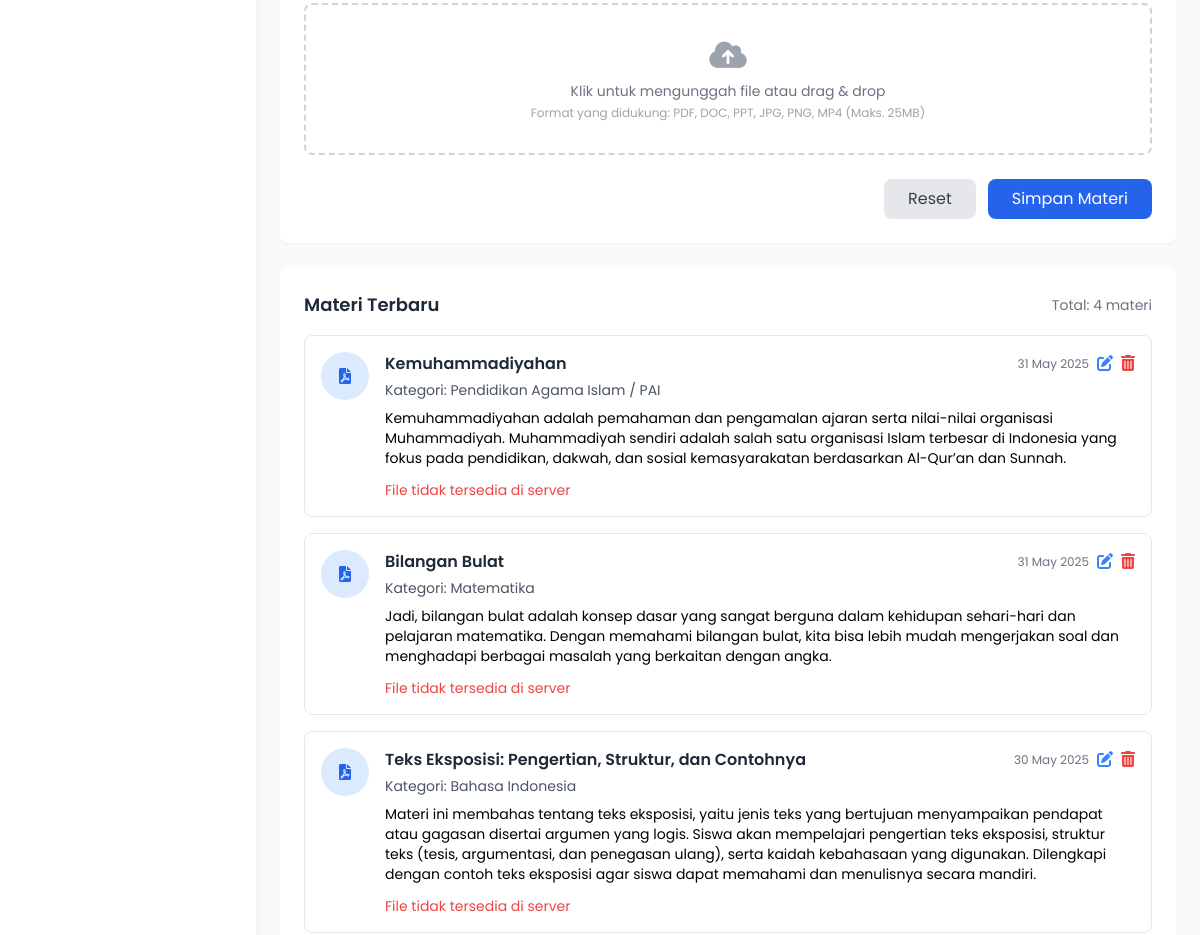
The page /public/admin/tambah_materi.php (middle part) on the database as committed earlier.
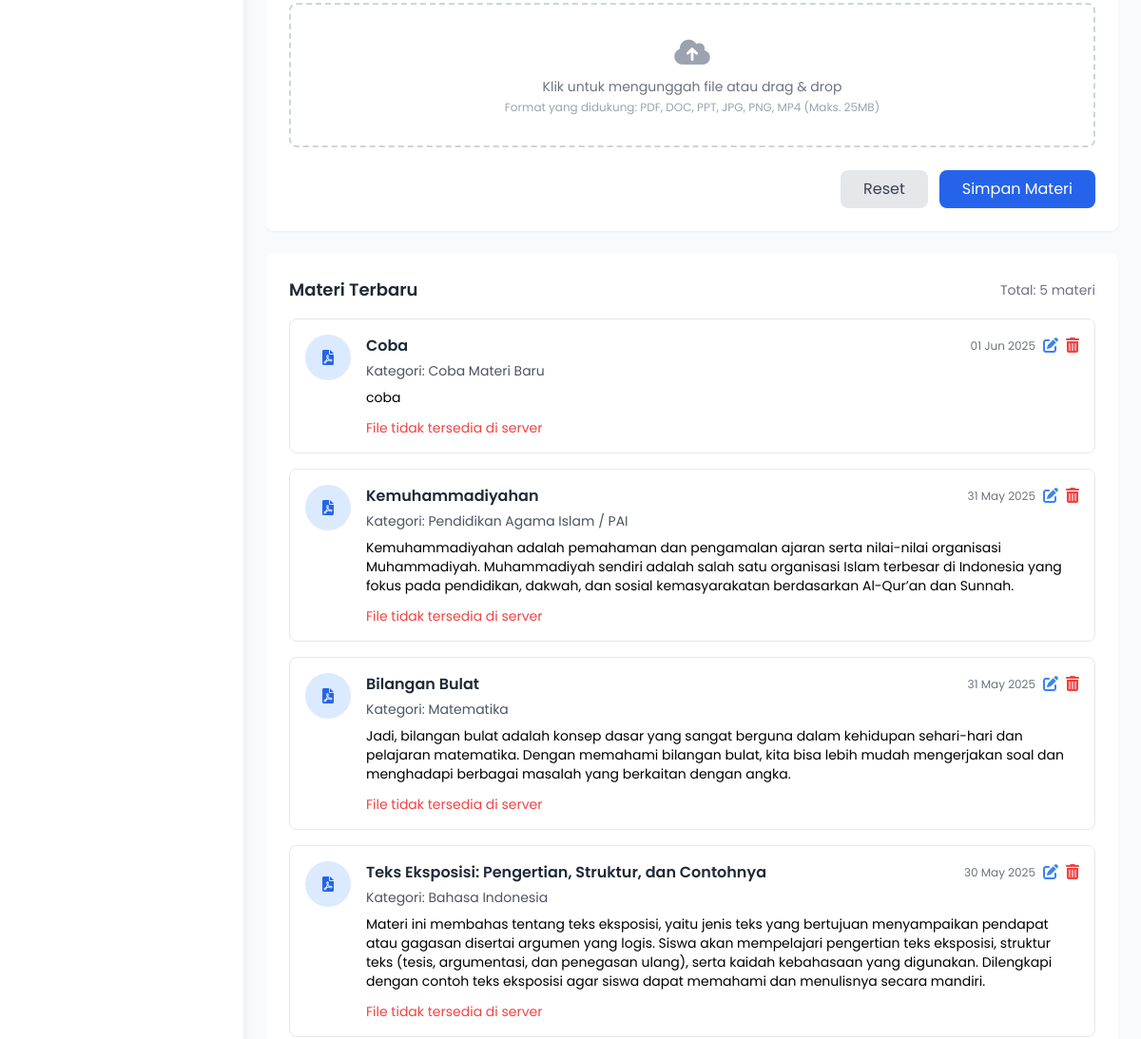
The same page on the database as committed later.
### tables this page shows
CREATE TABLE `materials` (
  `id` int(11) NOT NULL,
  `title` varchar(255) NOT NULL,
  `category` varchar(100) DEFAULT NULL,
  `content` text DEFAULT NULL,
  `file_path` varchar(255) DEFAULT NULL,
  `created_at` timestamp NOT NULL DEFAULT current_timestamp()
);

### public/admin/tambah_materi.php (the view, shortened to what the changed rows need)
<?php
$host = getenv('MYSQLHOST') ?: 'localhost';
$dbname = getenv('MYSQL_DATABASE') ?: 'smpm29';
$password = getenv('MYSQL_ROOT_PASSWORD') ?: '';
$mysqli = new mysqli($host, $user, $password, $dbname);
$sql = "SELECT * FROM materials ORDER BY created_at DESC LIMIT 10";
$result = $mysqli->query($sql);
?>
<!DOCTYPE html>
<html lang="id">
<head>
    <script src="https://cdn.tailwindcss.com"></script>
    <link rel="stylesheet" href="https://cdnjs.cloudflare.com/ajax/libs/font-awesome/6.0.0-beta3/css/all.min.css">
</head>
<body>
<div class="flex">
    <div class="ml-64 w-full p-6">
        <div class="bg-white rounded-lg shadow-sm p-6">
            <div class="flex justify-between items-center mb-4">
                <h2 class="text-lg font-semibold text-gray-800">Materi Terbaru</h2>
                <span class="text-sm text-gray-500">Total: <?php echo $result ? $result->num_rows : 0; ?> materi</span>
            </div>
            <?php if ($result && $result->num_rows > 0): ?>
                <?php while($row = $result->fetch_assoc()): ?>
                    <div class="border border-gray-200 rounded-lg p-4 mb-4 hover:shadow-md transition-shadow">
                        <div class="flex">
                            <div class="bg-blue-100 p-3 rounded-full h-12 w-12 flex items-center justify-center mr-4">
                                <?php
                                $filePath = $row['file_path'];
                                $ext = $filePath ? strtolower(pathinfo($filePath, PATHINFO_EXTENSION)) : '';
                                if (in_array($ext, ['pdf'])) {
                                    echo '<i class="fas fa-file-pdf text-blue-600"></i>';
                                } elseif (in_array($ext, ['doc', 'docx'])) {
                                    echo '<i class="fas fa-file-word text-blue-600"></i>';
                                } elseif (in_array($ext, ['ppt', 'pptx'])) {
                                    echo '<i class="fas fa-file-powerpoint text-blue-600"></i>';
                                } elseif (in_array($ext, ['jpg', 'jpeg', 'png', 'gif'])) {
                                    echo '<i class="fas fa-file-image text-blue-600"></i>';
                                } elseif (in_array($ext, ['mp4', 'mov', 'avi'])) {
                                    echo '<i class="fas fa-file-video text-blue-600"></i>';
                                } else {
                                    echo '<i class="fas fa-book-open text-blue-600"></i>';
                                }
                                ?>
                            </div>
                            <div class="flex-1">
                                <div class="flex justify-between">
                                    <h3 class="font-semibold text-gray-800"><?php echo htmlspecialchars($row['title']); ?></h3>
                                    <div class="flex items-center space-x-2">
                                        <span class="text-xs text-gray-500"><?php echo date('d M Y', strtotime($row['created_at'])); ?></span>
                                        <div class="flex space-x-2">
                                            <a href="edit_materi.php?id=<?php echo $row['id']; ?>" class="text-blue-500 hover:text-blue-700 action-btn" title="Edit">
                                                <i class="fas fa-edit"></i>
                                            </a>
                                            <a href="tambah_materi.php?delete_id=<?php echo $row['id']; ?>" class="text-red-500 hover:text-red-700 action-btn" title="Hapus" onclick="return confirm('Apakah Anda yakin ingin menghapus materi ini?')">
                                                <i class="fas fa-trash-alt"></i>
                                            </a>
                                        </div>
                                    </div>
                                </div>
                                <p class="text-sm text-gray-600 mt-1">Kategori: <?php echo htmlspecialchars($row['category'] ?? 'Umum'); ?></p>
                                <p class="gray-700 mt-2 text-sm"><?php echo nl2br(htmlspecialchars($row['content'])); ?></p>
                                <?php if (!empty($row['file_path'])): ?>
                                    <?php
                                    $fullPath = __DIR__ . '/uploads/' . $row['file_path'];
                                    if (file_exists($fullPath)) {
                                        $fileSize = filesize($fullPath);
                                        $fileUrl = 'uploads/' . $row['file_path'];
                                    ?>
                                        <div class="mt-3">
                                            <div class="flex items-center space-x-4">
                                                <a href="<?= htmlspecialchars($fileUrl) ?>" download class="text-sm text-blue-600 hover:underline flex items-center">
                                                    <i class="fas fa-download mr-2"></i>
                                                    Download File (<?= round($fileSize / 1024 / 1024, 2) ?> MB)
                                                </a>
                                                <?php if (in_array($ext, ['jpg', 'jpeg', 'png', 'gif', 'pdf'])): ?>
                                                    <button onclick="previewFile('<?= htmlspecialchars($fileUrl) ?>', '<?= $ext ?>')" class="text-sm text-green-600 hover:underline flex items-center">
                                                        <i class="fas fa-eye mr-2"></i>
                                                        Lihat File
                                                    </button>
                                                <?php elseif (in_array($ext, ['mp4', 'mov', 'avi'])): ?>
                                                    <button onclick="previewFile('<?= htmlspecialchars($fileUrl) ?>', '<?= $ext ?>')" class="text-sm text-green-600 hover:underline flex items-center">
                                                        <i class="fas fa-play mr-2"></i>
                                                        Putar Video
                                                    </button>
                                                <?php endif; ?>
                                            </div>
                                        </div>
                                    <?php } else { ?>
                                        <div class="mt-3 text-sm text-red-500">
                                            File tidak tersedia di server
                                        </div>
                                    <?php } ?>
                                <?php endif; ?>
                            </div>
                        </div>
                    </div>
                <?php endwhile; ?>
            <?php else: ?>
                <p class="text-gray-500">Belum ada materi.</p>
            <?php endif; ?>
        </div>
    </div>
</div>
</body>
</html>

Rows that differ between the two databases and show on the page:
added materials: title "Coba", created_at "01 Jun 2025", category "Coba Materi Baru", content "coba", shows "File tidak tersedia di server"
Other text that changed with them:
$result->num_rows: "4" → "5"
